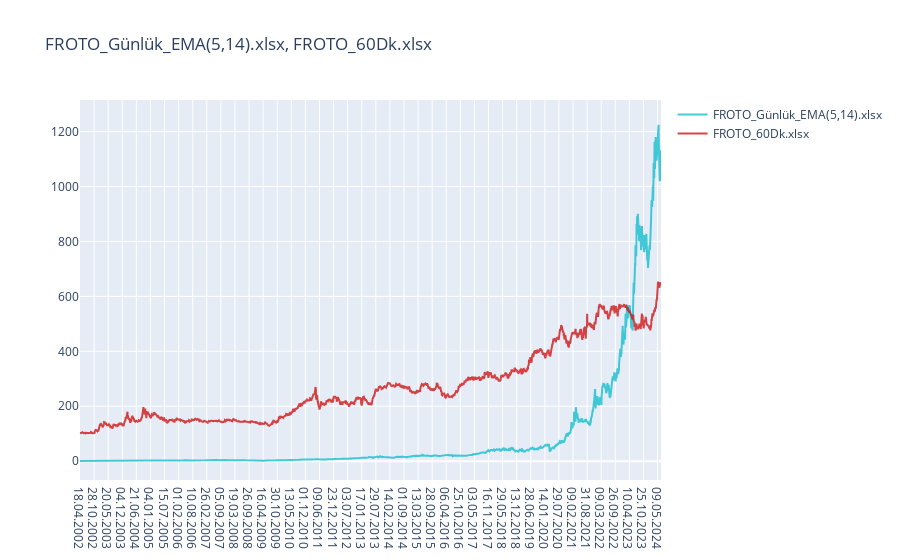

Write notebook code for a chart like this one.
### Code cell
fig = go.Figure()
fig.add_trace(go.Scatter(x=data.Date, y=data.iloc[:,1], name = data.iloc[:,1].name, line = dict(color = '#17BECF'), opacity = 0.8))
fig.add_trace(go.Scatter(x=data.Date, y=data.iloc[:,2], name = data.iloc[:,2].name, line = dict(color = '#CF1717'), opacity = 0.8))

fig.update_layout(title_text=data.iloc[:,1].name+', '+data.iloc[:,2].name)
fig.show()

### Figure 1 — Plotly figure (JSON) as saved in the notebook; plotly's stock layout.template omitted (floating-point values rounded to 4 significant figures; data arrays with more than 128 entries replaced by an {"elided": "..."} marker saying what was removed)
{"data": [{"line": {"color": "#17BECF"}, "name": "FROTO_Günlük_EMA(5,14).xlsx", "opacity": 0.8, "type": "scatter", "x": {"elided": "7911 str values"}, "y": {"elided": "7911 float values"}}, {"line": {"color": "#CF1717"}, "name": "FROTO_60Dk.xlsx", "opacity": 0.8, "type": "scatter", "x": {"elided": "7911 str values"}, "y": {"elided": "7911 float values"}}], "layout": {"title": {"text": "FROTO_Günlük_EMA(5,14).xlsx, FROTO_60Dk.xlsx"}}}
